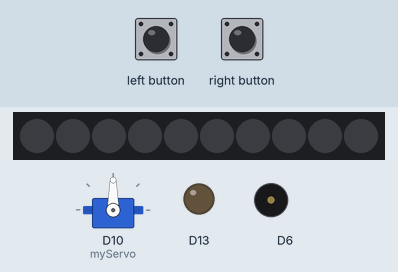
Simulated run of this sketch. Board: Adafruit Circuit Playground Express. Parts: 10 RGB LEDs in strip order, left to right, servo, output pins drawn as LEDs (lit = HIGH), buzzer (waves = sounding). Inputs (shaded band) come from the test bench. Dim RGB values are drawn brighter than linear; what the sketch prints to the serial monitor is not drawn.

Above: at 2.2 s.
2.3 s: right button pressed for 0.15 s
At 3.6 s:
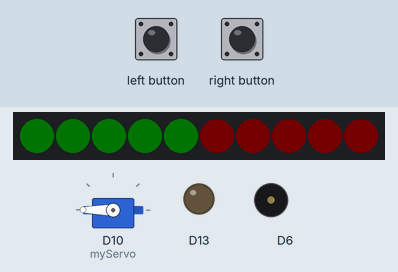
3.9 s: left button pressed for 1 s
At 6.1 s:
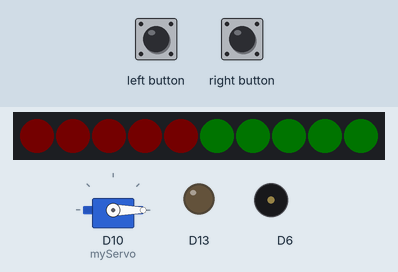
6.4 s: right button pressed for 3.2 s
At 6.55 s:
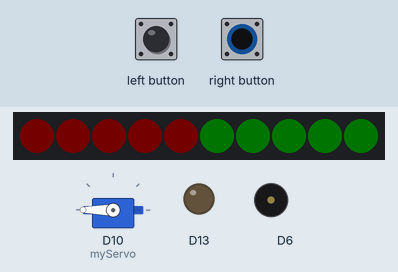
11.1 s: left button pressed for 0.15 s
At 11.18 s:
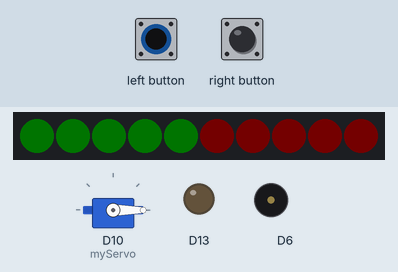
12.7 s: left button pressed for 3.2 s
17.4 s: left button driven HIGH and right button driven HIGH
At 21.34 s:
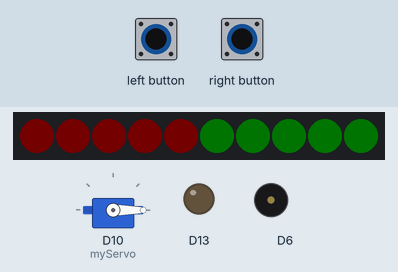
Timing chart, 0 to 21.4 s (numbered marks = the images above; inputs shaded):
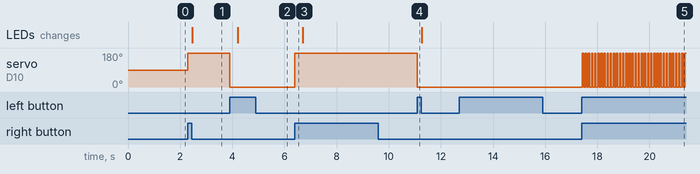

The sketch:

controlServo.ino
```cpp
// (licence header left out)
// libraries
#include <Servo.h>
#include <Adafruit_CircuitPlayground.h>
#include <Adafruit_Circuit_Playground.h>

// global
Servo myServo;
byte angle = 0;
bool lastUsedD4 = false;
bool lastUsedD5 = false;

void setup() {
  // put your setup code here, to run once:
  Serial.begin(9600);

  // init device
  CircuitPlayground.begin();
  myServo.attach(10);  // same as A3 but digital

  pinMode(4, INPUT_PULLDOWN);
  pinMode(5, INPUT_PULLDOWN);

  myServo.write(90);
  delay(1000);  // allow setup initialization
}

void loop() {
  // put your main code here, to run repeatedly:

  // see if servo is actually attached
  bool isAttached = myServo.attached();
  Serial.print("Is servo attached: ");
  Serial.print(isAttached);
  Serial.print("\t");

  // left button D4
  if (digitalRead(4) && angle != 0) {
    myServo.write(0);
    lastUsedD4 = true;
    lastUsedD5 = false;
    delay(50);
  } else if (digitalRead(4) && angle == 0 && lastUsedD4) {
    for (byte i = 0; i <= 4; i++) {
      CircuitPlayground.setPixelColor(i, 20, 0, 0);
    }
    for (byte i = 5; i <= 9; i++) {
      CircuitPlayground.setPixelColor(i, 0, 20, 0);
    }
    delay(15);
    CircuitPlayground.playTone(262, 5, false);
  }

  // right button D5
  if (digitalRead(5) && angle != 180) {
    myServo.write(180);
    lastUsedD4 = false;
    lastUsedD5 = true;
    delay(50);
  } else if (digitalRead(5) && angle == 180 && lastUsedD5) {
    for (byte i = 0; i <= 4; i++) {
      CircuitPlayground.setPixelColor(i, 0, 20, 0);
    }
    for (byte i = 5; i <= 9; i++) {
      CircuitPlayground.setPixelColor(i, 20, 0, 0);
    }
    delay(15);
    CircuitPlayground.playTone(262, 5, false);
  }

  // current angle location
  angle = (byte)myServo.read();
  Serial.print("What is current angle: ");
  Serial.println(angle);
}
```

Measured:
- after the input at 2.3 s, servo on D10 (myServo): 90° → 180° at once; the LEDs: change after 0.17 s (image 1)
- after the input at 3.9 s, servo on D10 (myServo): 180° → 0° at once; the LEDs: change after 0.30 s (image 2)
- after the input at 6.4 s, servo on D10 (myServo): 0° → 180° at once
- after the input at 11.1 s, servo on D10 (myServo): 180° → 0° at once
- after the input at 17.4 s, servo on D10 (myServo): alternates 180° for 0.05 s and 0° for 0.07 s, starting at once
